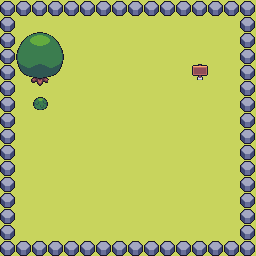

This game map was drawn from its Tiled (.tmx) file and the tilesets committed beside it. A one-line description and the full map source follow:
An orthogonal 16x16 tile map with 16x16 px tiles, 2 tile layers (Ground, Props) and 9 objects (4x Walls, Tree, Bush, Sign).

<map version="1.4" tiledversion="1.4.3" orientation="orthogonal" renderorder="right-down" width="16" height="16" tilewidth="16" tileheight="16" infinite="0" nextlayerid="5" nextobjectid="18">
 <tileset firstgid="1" name="env" tilewidth="16" tileheight="16" tilecount="225" columns="15">
  <image source="Tiny Adventure Pack/env.png" width="255" height="255" />
 </tileset>
 <layer id="1" name="Ground" width="16" height="16" locked="1">
  <data encoding="csv">
2,2,2,2,2,2,2,2,2,2,2,2,2,2,2,2,
2,2,2,2,2,2,2,2,2,2,2,2,2,2,2,2,
2,2,2,2,2,2,2,2,2,2,2,2,2,2,2,2,
2,2,2,2,2,2,2,2,2,2,2,2,2,2,2,2,
2,2,2,2,2,2,2,2,2,2,2,2,2,2,2,2,
2,2,2,2,2,2,2,2,2,2,2,2,2,2,2,2,
2,2,2,2,2,2,2,2,2,2,2,2,2,2,2,2,
2,2,2,2,2,2,2,2,2,2,2,2,2,2,2,2,
2,2,2,2,2,2,2,2,2,2,2,2,2,2,2,2,
2,2,2,2,2,2,2,2,2,2,2,2,2,2,2,2,
2,2,2,2,2,2,2,2,2,2,2,2,2,2,2,2,
2,2,2,2,2,2,2,2,2,2,2,2,2,2,2,2,
2,2,2,2,2,2,2,2,2,2,2,2,2,2,2,2,
2,2,2,2,2,2,2,2,2,2,2,2,2,2,2,2,
2,2,2,2,2,2,2,2,2,2,2,2,2,2,2,2,
2,2,2,2,2,2,2,2,2,2,2,2,2,2,2,2
</data>
 </layer>
 <layer id="2" name="Props" width="16" height="16" locked="1">
  <data encoding="csv">
3,3,3,3,3,3,3,3,3,3,3,3,3,3,3,3,
3,0,0,0,0,0,0,0,0,0,0,0,0,0,0,3,
3,16,17,18,0,0,0,0,0,0,0,0,0,0,0,3,
3,31,32,33,0,0,0,0,0,0,0,0,0,0,0,3,
3,46,47,48,0,0,0,0,0,0,0,0,4,0,0,3,
3,61,62,0,0,0,0,0,0,0,0,0,0,0,0,3,
3,0,1,0,0,0,0,0,0,0,0,0,0,0,0,3,
3,0,0,0,0,0,0,0,0,0,0,0,0,0,0,3,
3,0,0,0,0,0,0,0,0,0,0,0,0,0,0,3,
3,0,0,0,0,0,0,0,0,0,0,0,0,0,0,3,
3,0,0,0,0,0,0,0,0,0,0,0,0,0,0,3,
3,0,0,0,0,0,0,0,0,0,0,0,0,0,0,3,
3,0,0,0,0,0,0,0,0,0,0,0,0,0,0,3,
3,0,0,0,0,0,0,0,0,0,0,0,0,0,0,3,
3,0,0,0,0,0,0,0,0,0,0,0,0,0,0,3,
3,3,3,3,3,3,3,3,3,3,3,3,3,3,3,3
</data>
 </layer>
 <objectgroup id="3" name="Collisions" locked="1">
  <object id="1" name="Walls" x="16" y="0" width="240" height="16" />
  <object id="2" name="Walls" x="0" y="0" width="16" height="256" />
  <object id="3" name="Tree" x="16" y="32" width="48" height="52" />
  <object id="7" name="Bush" x="32" y="96" width="16" height="16" />
  <object id="11" name="Sign" x="192" y="64" width="16" height="16" />
  <object id="12" name="Walls" x="16" y="240" width="224" height="16" />
  <object id="13" name="Walls" x="240" y="16" width="16" height="240" />
 </objectgroup>
 <objectgroup id="4" name="SpawnPoints" locked="1">
  <object id="16" x="204" y="204" />
  <object id="17" x="128" y="64" />
 </objectgroup>
</map>